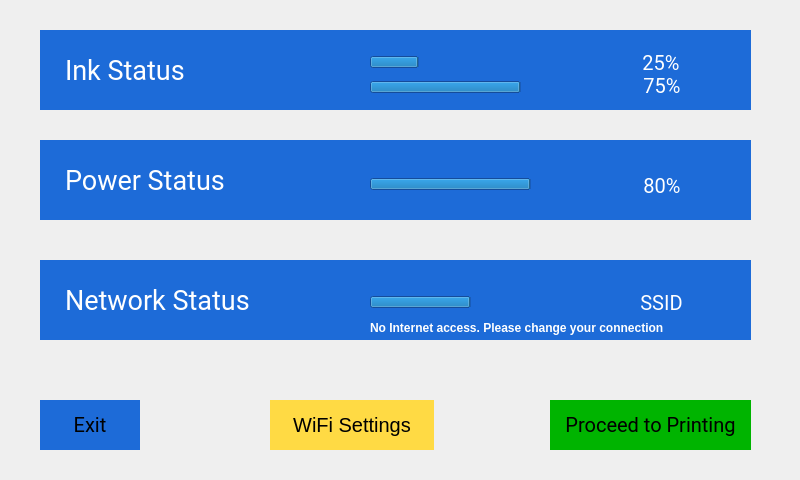
<?xml version="1.0" encoding="UTF-8"?>
<ui version="4.0">
 <class>statusWidget</class>
 <widget class="QWidget" name="statusWidget">
  <property name="geometry">
   <rect>
    <x>0</x>
    <y>0</y>
    <width>800</width>
    <height>480</height>
   </rect>
  </property>
  <property name="windowTitle">
   <string>Form</string>
  </property>
  <widget class="QFrame" name="powerFrame">
   <property name="geometry">
    <rect>
     <x>40</x>
     <y>140</y>
     <width>711</width>
     <height>80</height>
    </rect>
   </property>
   <property name="styleSheet">
    <string notr="true">background-color: #1d6bd8;  border: none</string>
   </property>
   <property name="frameShape">
    <enum>QFrame::StyledPanel</enum>
   </property>
   <property name="frameShadow">
    <enum>QFrame::Raised</enum>
   </property>
   <widget class="QLabel" name="powerLabel">
    <property name="geometry">
     <rect>
      <x>25</x>
      <y>10</y>
      <width>201</width>
      <height>61</height>
     </rect>
    </property>
    <property name="font">
     <font>
      <family>Roboto</family>
      <pointsize>20</pointsize>
     </font>
    </property>
    <property name="text">
     <string>&lt;html&gt;&lt;head/&gt;&lt;body&gt;&lt;p&gt;&lt;span style=&quot; color:#ffffff;&quot;&gt;Power Status&lt;/span&gt;&lt;/p&gt;&lt;/body&gt;&lt;/html&gt;</string>
    </property>
   </widget>
   <widget class="QProgressBar" name="batteryBar">
    <property name="geometry">
     <rect>
      <x>330</x>
      <y>38</y>
      <width>201</width>
      <height>12</height>
     </rect>
    </property>
    <property name="value">
     <number>80</number>
    </property>
    <property name="alignment">
     <set>Qt::AlignHCenter|Qt::AlignTop</set>
    </property>
    <property name="textVisible">
     <bool>false</bool>
    </property>
    <property name="orientation">
     <enum>Qt::Horizontal</enum>
    </property>
    <property name="invertedAppearance">
     <bool>false</bool>
    </property>
    <property name="format">
     <string notr="true"/>
    </property>
   </widget>
   <widget class="QLabel" name="batteryLabel">
    <property name="geometry">
     <rect>
      <x>537</x>
      <y>34</y>
      <width>170</width>
      <height>20</height>
     </rect>
    </property>
    <property name="font">
     <font>
      <family>Roboto</family>
      <pointsize>15</pointsize>
     </font>
    </property>
    <property name="text">
     <string>&lt;html&gt;&lt;head/&gt;&lt;body&gt;&lt;p&gt;&lt;span style=&quot; color:#ffffff;&quot;&gt;80%&lt;/span&gt;&lt;/p&gt;&lt;/body&gt;&lt;/html&gt;</string>
    </property>
    <property name="alignment">
     <set>Qt::AlignCenter</set>
    </property>
   </widget>
  </widget>
  <widget class="QFrame" name="networkFrame">
   <property name="geometry">
    <rect>
     <x>40</x>
     <y>260</y>
     <width>711</width>
     <height>80</height>
    </rect>
   </property>
   <property name="styleSheet">
    <string notr="true">background-color: #1d6bd8;  border: none</string>
   </property>
   <property name="frameShape">
    <enum>QFrame::StyledPanel</enum>
   </property>
   <property name="frameShadow">
    <enum>QFrame::Raised</enum>
   </property>
   <widget class="QLabel" name="networkLabel">
    <property name="geometry">
     <rect>
      <x>25</x>
      <y>10</y>
      <width>271</width>
      <height>61</height>
     </rect>
    </property>
    <property name="font">
     <font>
      <family>Roboto</family>
      <pointsize>20</pointsize>
     </font>
    </property>
    <property name="text">
     <string>&lt;html&gt;&lt;head/&gt;&lt;body&gt;&lt;p&gt;&lt;span style=&quot; color:#ffffff;&quot;&gt;Network Status&lt;/span&gt;&lt;/p&gt;&lt;/body&gt;&lt;/html&gt;</string>
    </property>
   </widget>
   <widget class="QProgressBar" name="networkBar">
    <property name="geometry">
     <rect>
      <x>330</x>
      <y>36</y>
      <width>201</width>
      <height>12</height>
     </rect>
    </property>
    <property name="styleSheet">
     <string notr="true"/>
    </property>
    <property name="value">
     <number>50</number>
    </property>
    <property name="alignment">
     <set>Qt::AlignHCenter|Qt::AlignTop</set>
    </property>
    <property name="textVisible">
     <bool>false</bool>
    </property>
    <property name="orientation">
     <enum>Qt::Horizontal</enum>
    </property>
    <property name="invertedAppearance">
     <bool>false</bool>
    </property>
    <property name="format">
     <string notr="true"/>
    </property>
   </widget>
   <widget class="QLabel" name="ssidLabel">
    <property name="geometry">
     <rect>
      <x>536</x>
      <y>31</y>
      <width>171</width>
      <height>20</height>
     </rect>
    </property>
    <property name="font">
     <font>
      <family>Roboto</family>
      <pointsize>15</pointsize>
     </font>
    </property>
    <property name="text">
     <string>&lt;html&gt;&lt;head/&gt;&lt;body&gt;&lt;p&gt;&lt;span style=&quot; color:#ffffff;&quot;&gt;SSID&lt;/span&gt;&lt;/p&gt;&lt;/body&gt;&lt;/html&gt;</string>
    </property>
    <property name="alignment">
     <set>Qt::AlignCenter</set>
    </property>
   </widget>
   <widget class="QLabel" name="warningText">
    <property name="geometry">
     <rect>
      <x>330</x>
      <y>59</y>
      <width>377</width>
      <height>18</height>
     </rect>
    </property>
    <property name="text">
     <string>&lt;html&gt;&lt;head/&gt;&lt;body&gt;&lt;p&gt;&lt;span style=&quot; font-weight:600; color:#ffffff;&quot;&gt;No Internet access. Please change your connection&lt;/span&gt;&lt;/p&gt;&lt;/body&gt;&lt;/html&gt;</string>
    </property>
   </widget>
   <widget class="QLabel" name="internetCaution">
    <property name="geometry">
     <rect>
      <x>223</x>
      <y>19</y>
      <width>39</width>
      <height>39</height>
     </rect>
    </property>
    <property name="text">
     <string/>
    </property>
    <property name="pixmap">
     <pixmap resource="icons.qrc">:/status_caution.png</pixmap>
    </property>
   </widget>
  </widget>
  <widget class="QFrame" name="inkFrame">
   <property name="geometry">
    <rect>
     <x>40</x>
     <y>30</y>
     <width>711</width>
     <height>80</height>
    </rect>
   </property>
   <property name="styleSheet">
    <string notr="true">background-color: #1d6bd8;  border: none</string>
   </property>
   <property name="frameShape">
    <enum>QFrame::StyledPanel</enum>
   </property>
   <property name="frameShadow">
    <enum>QFrame::Raised</enum>
   </property>
   <widget class="QLabel" name="inkLabel">
    <property name="geometry">
     <rect>
      <x>25</x>
      <y>10</y>
      <width>201</width>
      <height>61</height>
     </rect>
    </property>
    <property name="font">
     <font>
      <family>Roboto</family>
      <pointsize>20</pointsize>
     </font>
    </property>
    <property name="text">
     <string>&lt;html&gt;&lt;head/&gt;&lt;body&gt;&lt;p&gt;&lt;span style=&quot; color:#ffffff;&quot;&gt;Ink Status&lt;/span&gt;&lt;/p&gt;&lt;/body&gt;&lt;/html&gt;</string>
    </property>
   </widget>
   <widget class="QProgressBar" name="colorInkBar">
    <property name="geometry">
     <rect>
      <x>330</x>
      <y>26</y>
      <width>201</width>
      <height>12</height>
     </rect>
    </property>
    <property name="layoutDirection">
     <enum>Qt::LeftToRight</enum>
    </property>
    <property name="value">
     <number>24</number>
    </property>
    <property name="alignment">
     <set>Qt::AlignHCenter|Qt::AlignTop</set>
    </property>
    <property name="textVisible">
     <bool>false</bool>
    </property>
    <property name="orientation">
     <enum>Qt::Horizontal</enum>
    </property>
    <property name="invertedAppearance">
     <bool>false</bool>
    </property>
    <property name="format">
     <string notr="true"/>
    </property>
   </widget>
   <widget class="QProgressBar" name="blackInkBar">
    <property name="geometry">
     <rect>
      <x>330</x>
      <y>51</y>
      <width>201</width>
      <height>12</height>
     </rect>
    </property>
    <property name="value">
     <number>75</number>
    </property>
    <property name="alignment">
     <set>Qt::AlignHCenter|Qt::AlignTop</set>
    </property>
    <property name="textVisible">
     <bool>false</bool>
    </property>
    <property name="orientation">
     <enum>Qt::Horizontal</enum>
    </property>
    <property name="invertedAppearance">
     <bool>false</bool>
    </property>
    <property name="format">
     <string notr="true"/>
    </property>
   </widget>
   <widget class="QLabel" name="colorInkLabel">
    <property name="geometry">
     <rect>
      <x>535</x>
      <y>21</y>
      <width>172</width>
      <height>20</height>
     </rect>
    </property>
    <property name="font">
     <font>
      <family>Roboto</family>
      <pointsize>15</pointsize>
     </font>
    </property>
    <property name="text">
     <string>&lt;html&gt;&lt;head/&gt;&lt;body&gt;&lt;p&gt;&lt;span style=&quot; color:#ffffff;&quot;&gt;25%&lt;/span&gt;&lt;/p&gt;&lt;/body&gt;&lt;/html&gt;</string>
    </property>
    <property name="alignment">
     <set>Qt::AlignCenter</set>
    </property>
   </widget>
   <widget class="QLabel" name="blackInkLabel">
    <property name="geometry">
     <rect>
      <x>536</x>
      <y>44</y>
      <width>172</width>
      <height>21</height>
     </rect>
    </property>
    <property name="font">
     <font>
      <family>Roboto</family>
      <pointsize>15</pointsize>
     </font>
    </property>
    <property name="text">
     <string>&lt;html&gt;&lt;head/&gt;&lt;body&gt;&lt;p&gt;&lt;span style=&quot; color:#ffffff;&quot;&gt;75%&lt;/span&gt;&lt;/p&gt;&lt;/body&gt;&lt;/html&gt;</string>
    </property>
    <property name="alignment">
     <set>Qt::AlignCenter</set>
    </property>
   </widget>
   <zorder>inkLabel</zorder>
   <zorder>blackInkBar</zorder>
   <zorder>colorInkBar</zorder>
   <zorder>colorInkLabel</zorder>
   <zorder>blackInkLabel</zorder>
  </widget>
  <widget class="QPushButton" name="printButton">
   <property name="geometry">
    <rect>
     <x>550</x>
     <y>400</y>
     <width>201</width>
     <height>50</height>
    </rect>
   </property>
   <property name="font">
    <font>
     <family>Roboto</family>
     <pointsize>15</pointsize>
    </font>
   </property>
   <property name="styleSheet">
    <string notr="true">background-color: rgb(0, 180, 0); border: none</string>
   </property>
   <property name="text">
    <string>Proceed to Printing</string>
   </property>
  </widget>
  <widget class="QToolButton" name="exitButton">
   <property name="geometry">
    <rect>
     <x>40</x>
     <y>400</y>
     <width>100</width>
     <height>50</height>
    </rect>
   </property>
   <property name="font">
    <font>
     <family>Roboto</family>
     <pointsize>15</pointsize>
    </font>
   </property>
   <property name="styleSheet">
    <string notr="true">background-color: #1d6bd8;  border: none</string>
   </property>
   <property name="text">
    <string>Exit</string>
   </property>
  </widget>
  <widget class="QToolButton" name="wifiButton">
   <property name="geometry">
    <rect>
     <x>270</x>
     <y>400</y>
     <width>164</width>
     <height>50</height>
    </rect>
   </property>
   <property name="font">
    <font>
     <pointsize>15</pointsize>
    </font>
   </property>
   <property name="styleSheet">
    <string notr="true">background-color: #ffda44; border: none</string>
   </property>
   <property name="text">
    <string>WiFi Settings</string>
   </property>
  </widget>
  <widget class="QLabel" name="background">
   <property name="geometry">
    <rect>
     <x>0</x>
     <y>0</y>
     <width>800</width>
     <height>480</height>
    </rect>
   </property>
   <property name="text">
    <string/>
   </property>
   <property name="pixmap">
    <pixmap resource="icons.qrc">:/uiBG.png</pixmap>
   </property>
  </widget>
  <zorder>background</zorder>
  <zorder>powerFrame</zorder>
  <zorder>networkFrame</zorder>
  <zorder>inkFrame</zorder>
  <zorder>printButton</zorder>
  <zorder>exitButton</zorder>
  <zorder>wifiButton</zorder>
 </widget>
 <resources>
  <include location="icons.qrc"/>
 </resources>
 <connections/>
</ui>
